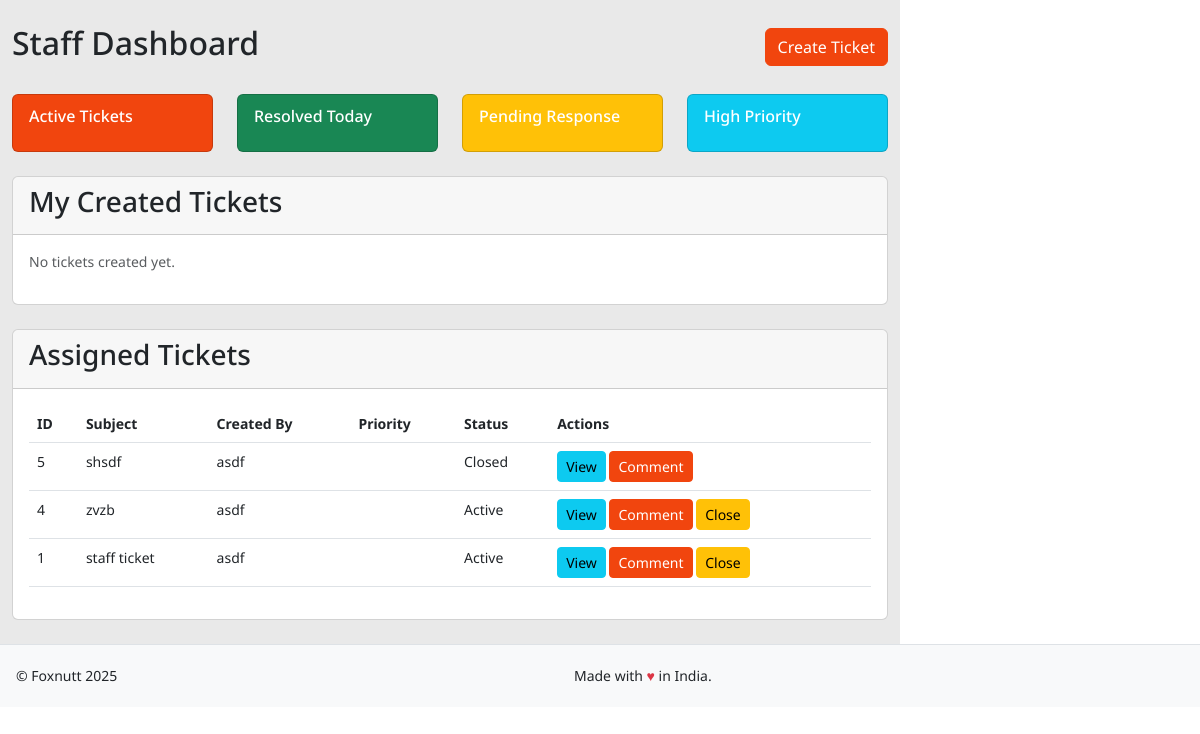
The page /staff/dashboard/ (signed in) on the database as committed earlier.
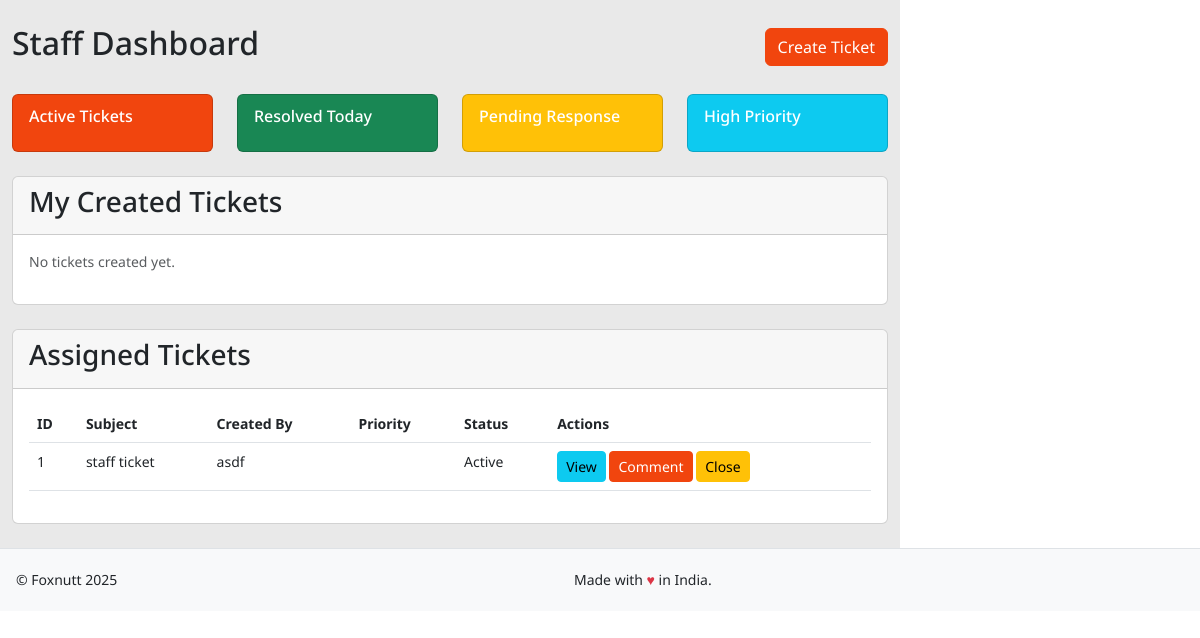
The same page on the database as committed later.
### tracker/models.py (models this page shows, shortened)
class Ticket(models.Model):
    STATUS_ACTIVE = 1
    STATUS_CLOSED = 2
    STATUS_PENDING = 3
    STATUS_CHOICES = [
        (STATUS_ACTIVE, 'Active'),
        (STATUS_CLOSED, 'Closed'),
        (STATUS_PENDING, 'Pending'),
    ]
    id = models.AutoField(primary_key=True)
    subject = models.CharField(max_length=200)
    description = models.TextField()
    created_by = models.ForeignKey(UserDetail, on_delete=models.CASCADE, related_name='created_tickets')
    assigned_to = models.ForeignKey(UserDetail, on_delete=models.SET_NULL, null=True, related_name='assigned_tickets')
    created_at = models.DateTimeField(auto_now_add=True)
    updated_at = models.DateTimeField(auto_now=True)
    status = models.PositiveSmallIntegerField(
        choices=STATUS_CHOICES,
        default=STATUS_ACTIVE
    )
    closed_at = models.DateTimeField(null=True, blank=True)
    closed_by = models.ForeignKey(
        UserDetail,
        on_delete=models.SET_NULL,
        null=True,
        blank=True,
        related_name='closed_tickets'
    )
    priority = models.ForeignKey(Priority, on_delete=models.SET_NULL, null=True)
    brand = models.CharField(max_length=100, blank=True, null=True)
    class Meta:
        ordering = ['-created_at']  # Default ordering by creation date, newest first
        indexes = [
            models.Index(fields=['-created_at']),  # Add index for better performance
        ]

class UserDetail(AbstractBaseUser, PermissionsMixin):
    row_id = models.AutoField(primary_key=True)  # ✅ `row_id` is the primary key
    user_id = models.CharField(max_length=255, unique=True)
    user_name = models.CharField(max_length=255)
    is_email_verified = models.BooleanField(default=False)
    is_active = models.BooleanField(default=True)
    pagination = models.IntegerField(default=10)
    sorting = models.IntegerField(default=0)
    is_staff = models.BooleanField(default=False)
    is_superuser = models.BooleanField(default=False)
    role = models.ForeignKey(Role, on_delete=models.SET_NULL, null=True)
    objects = UserManager()
    USERNAME_FIELD = "user_id"
    REQUIRED_FIELDS = ["user_name"]
    class Meta:
        verbose_name = 'user'
        verbose_name_plural = 'users'
    groups = models.ManyToManyField(
        'auth.Group',
        verbose_name='groups',
        blank=True,
        related_name='userdetail_set',
        related_query_name='userdetail'
    )
    user_permissions = models.ManyToManyField(
        'auth.Permission',
        verbose_name='user permissions',
        blank=True,
        related_name='userdetail_set',
        related_query_name='userdetail'
    )

### tracker/views.py (the view)
# urls.py: path('staff/dashboard/', views.staff_dashboard, name='staff_dashboard'),
@role_required([Role.STAFF])
def staff_dashboard(request):
    context = {
        'assigned_tickets': Ticket.objects.select_related(
            'created_by',
            'assigned_to',
            'priority'
        ).filter(assigned_to=request.user).order_by('-created_at'),
        'created_tickets': Ticket.objects.select_related(
            'created_by',
            'assigned_to',
            'priority'
        ).filter(created_by=request.user).order_by('-created_at'),
        'recent_comments': TicketComment.objects.select_related(
            'ticket',
            'user'
        ).filter(
            Q(ticket__assigned_to=request.user) |
            Q(ticket__created_by=request.user)
        ).order_by('-created_at')[:5]
    }
    return render(request, 'dashboards/staff_dashboard.html', context)

### tracker/templates/dashboards/staff_dashboard.html (shortened to what the changed rows need)
{% extends 'base.html' %}
{% block content %}
<div class="container-fluid py-4">
    <div class="d-flex justify-content-between align-items-center mb-4">
        <h2>Staff Dashboard</h2>
    </div>
    <div class="card mt-4">
        <div class="card-body">
            {% if assigned_tickets %}
                <div class="table-responsive">
                    <table class="table table-hover">
                        <thead>
                            <tr>
                                <th>ID</th>
                                <th>Subject</th>
                                <th>Created By</th>
                                <th>Priority</th>
                                <th>Status</th>
                                <th>Actions</th>
                            </tr>
                        </thead>
                        <tbody>
                            {% for ticket in assigned_tickets %}
                            <tr>
                                <td>{{ ticket.id }}</td>
                                <td>{{ ticket.subject }}</td>
                                <td>{{ ticket.created_by.user_name }}</td>
                                <td>
                                    <span class="badge bg-{{ ticket.priority.name|lower }}">
                                    </span>
                                </td>
                                <td>{{ ticket.get_status_display }}</td>
                                <td>
                                    <a href="{% url 'staff_view_ticket' ticket.id %}" class="btn btn-sm btn-info">
                                         View
                                    </a>
                                    <a href="{% url 'staff_add_comment' ticket.id %}" class="btn btn-sm btn-primary">
                                         Comment
                                    </a>
                                    {% if ticket.status != 2 %}
                                    <a href="{% url 'staff_close_ticket' ticket.id %}" class="btn btn-sm btn-warning">
                                         Close
                                    </a>
                                    {% endif %}
                                </td>
                            </tr>
                            {% endfor %}
                        </tbody>
                    </table>
                </div>
            {% else %}
                <p class="text-muted">No tickets assigned.</p>
            {% endif %}
        </div>
    </div>
</div>
</div>
{% endblock %}

Rows that differ between the two databases and show on the page:
no longer on this page (row edited): Ticket: id "5", subject "shsdf", created_by.user_name "asdf", status "Closed"
no longer on this page (row edited): Ticket: id "4", subject "zvzb", created_by.user_name "asdf", status "Active", shows "Close"
